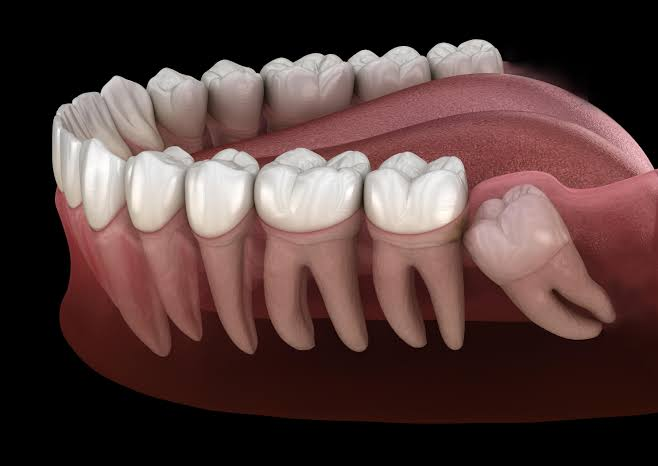
#> input picture tools/wisdom-tooth-video/source-impacted-wisdom-tooth.jpg, 658 x 466 px
$ python render.py --source source-impacted-wisdom-tooth.jpg --out out.png
#> lines starting #> are read from the running program, lines starting #| are printed output that depends on the picture; after the words box and inside, x2 and y2 are one past the last pixel; in counts of white or black regions, pixels touching at a corner belong together
### tools/wisdom-tooth-video/score.py
#!/usr/bin/env python3
"""Synthesise the reel's audio bed.

Everything here is generated from scratch (sine partials + envelopes), so the
clip ships with no third-party music licence attached. Deliberately quiet and
unobtrusive: a slow four-chord pad, a low pulse under the "pressure" beat, and
soft marker pings on the copy changes.
"""

import math
import struct
import wave

import numpy as np

SR = 44100


def env(n, attack, release, sustain_level=1.0):
    e = np.ones(n) * sustain_level
    a = max(1, int(attack * SR))
    r = max(1, int(release * SR))
    a = min(a, n)
    r = min(r, n - a) if n > a else 0
    e[:a] = np.linspace(0, sustain_level, a)
    if r:
        e[n - r:] = np.linspace(sustain_level, 0, r)
    return e


def voice(freq, dur, t0, total_n, gain, attack=1.2, release=1.6, detune=0.4):
    """One soft pad note: fundamental plus two quiet partials, gently detuned."""
    n = int(dur * SR)
    start = int(t0 * SR)
    n = min(n, total_n - start)
    if n <= 0:
        return np.zeros(total_n)
    t = np.arange(n) / SR
    sig = np.sin(2 * math.pi * freq * t)
    sig += 0.45 * np.sin(2 * math.pi * (freq + detune) * t)
    sig += 0.22 * np.sin(2 * math.pi * freq * 2 * t)
    sig += 0.09 * np.sin(2 * math.pi * freq * 3 * t)
    sig *= 1 + 0.035 * np.sin(2 * math.pi * 0.18 * t)  # slow breathing
    out = np.zeros(total_n)
    out[start:start + n] = sig * env(n, attack, release) * gain
    return out


def ping(freq, t0, total_n, gain, dur=1.1):
    n = min(int(dur * SR), total_n - int(t0 * SR))
    if n <= 0:
        return np.zeros(total_n)
    t = np.arange(n) / SR
    sig = (np.sin(2 * math.pi * freq * t) + 0.3 * np.sin(2 * math.pi * freq * 2.01 * t))
    sig *= np.exp(-t * 4.2)
    out = np.zeros(total_n)
    out[int(t0 * SR):int(t0 * SR) + n] = sig * gain
    return out


def pulse(t0, t1, total_n, gain, rate=1.35, freq=62.0):
    n = min(int((t1 - t0) * SR), total_n - int(t0 * SR))
    if n <= 0:
        return np.zeros(total_n)
    t = np.arange(n) / SR
    beat = (0.5 + 0.5 * np.sin(2 * math.pi * rate * t - math.pi / 2)) ** 3
    sig = np.sin(2 * math.pi * freq * t) * beat
    sig *= env(n, 0.6, 1.0)
    out = np.zeros(total_n)
    out[int(t0 * SR):int(t0 * SR) + n] = sig * gain
    return out


def echo(sig, delay=0.34, decay=0.3, taps=3):
    out = sig.copy()
    d = int(delay * SR)
    for k in range(1, taps + 1):
        g = decay ** k
        out[k * d:] += sig[: len(sig) - k * d] * g
    return out


CHORDS = [
    # (start, duration, [frequencies])  — Am7 / Fmaj7 / Cmaj / Gsus-ish
    (0.0, 5.2, [220.00, 261.63, 329.63, 392.00]),
    (3.6, 4.4, [174.61, 220.00, 261.63, 349.23]),
    (7.4, 3.6, [130.81, 196.00, 261.63, 329.63]),
    (10.2, 4.0, [196.00, 246.94, 293.66, 392.00]),
    (13.4, 3.4, [174.61, 261.63, 349.23, 440.00]),
]


def build(duration=16.0, path="score.wav"):
#> called with duration = 16
    total_n = int(duration * SR)
    mix = np.zeros(total_n)

    for t0, dur, freqs in CHORDS:
        for i, f in enumerate(freqs):
            mix += voice(f, dur, t0, total_n, gain=0.115 / (1 + 0.35 * i), attack=1.1, release=1.5)

    mix = echo(mix, delay=0.36, decay=0.26, taps=3)

    # Low heartbeat under the impaction beats.
    mix += pulse(3.8, 10.0, total_n, gain=0.16)

    # Soft markers on each copy change and the outro.
    for t0, f, g in [(0.7, 880, 0.055), (3.7, 987.77, 0.05), (6.6, 1174.66, 0.05),
                     (10.1, 1318.51, 0.05), (13.45, 1567.98, 0.075)]:
        mix += echo(ping(f, t0, total_n, g), delay=0.28, decay=0.22, taps=2)

    # Global fade in/out so nothing clicks.
    mix *= env(total_n, 0.9, 1.6)

    peak = np.max(np.abs(mix))
    if peak > 0:
        mix *= 0.62 / peak          # leave headroom; this is a bed, not a track

    stereo = np.stack([mix, np.roll(mix, int(0.012 * SR))], axis=1)
    stereo[:, 1] *= 0.94
    data = np.clip(stereo, -1, 1)
    pcm = (data * 32767).astype("<i2")

    with wave.open(path, "wb") as w:
        w.setnchannels(2)
        w.setsampwidth(2)
        w.setframerate(SR)
        w.writeframes(pcm.tobytes())
    return path


# [8 lines that do not run on import are left out]

### tools/wisdom-tooth-video/render.py
#!/usr/bin/env python3
"""Render the impacted-wisdom-tooth explainer reel (9:16, 720x1280, 24fps).

Builds an animated social clip from a single still of an impacted lower
wisdom tooth. Beats: establish -> pressure -> consequences -> assessment
-> Celestial Dental outro.

Usage:  python3 render.py --source <image.jpg> --out <video.mp4>
"""

import argparse
import math
import os
import shutil
import subprocess
import sys
import urllib.request

from PIL import Image, ImageDraw, ImageFilter, ImageFont

W, H = 720, 1280
FPS = 24

# Brand palette (mirrors src/index.css @theme tokens)
TEAL_950 = (4, 42, 38)
TEAL_900 = (17, 72, 64)
TEAL_500 = (20, 165, 140)
TEAL_300 = (91, 220, 195)
TEAL_100 = (201, 247, 236)
GOLD_400 = (246, 179, 40)
INK_900 = (12, 26, 26)
WHITE = (255, 255, 255)
ALERT = (255, 86, 74)

# Stage geometry (the image card)
ST_X, ST_Y, ST_W, ST_H = 40, 372, 640, 453
ST_R = 28

FONT_URLS = {
    "Nunito-Black.ttf": "https://fonts.gstatic.com/s/nunito/v32/XRXI3I6Li01BKofiOc5wtlZ2di8HDBImRTM.ttf",
    "Nunito-ExtraBold.ttf": "https://fonts.gstatic.com/s/nunito/v32/XRXI3I6Li01BKofiOc5wtlZ2di8HDDsmRTM.ttf",
    "Jakarta-SemiBold.ttf": "https://fonts.gstatic.com/s/plusjakartasans/v12/LDIbaomQNQcsA88c7O9yZ4KMCoOg4IA6-91aHEjcWuA_d0nNSg.ttf",
    "Jakarta-Bold.ttf": "https://fonts.gstatic.com/s/plusjakartasans/v12/LDIbaomQNQcsA88c7O9yZ4KMCoOg4IA6-91aHEjcWuA_TknNSg.ttf",
}
FALLBACK = {
    "Nunito-Black.ttf": "/usr/share/fonts/truetype/dejavu/DejaVuSans-Bold.ttf",
    "Nunito-ExtraBold.ttf": "/usr/share/fonts/truetype/dejavu/DejaVuSans-Bold.ttf",
    "Jakarta-SemiBold.ttf": "/usr/share/fonts/truetype/dejavu/DejaVuSans.ttf",
    "Jakarta-Bold.ttf": "/usr/share/fonts/truetype/dejavu/DejaVuSans-Bold.ttf",
}


def font_path(name, cache_dir):
    dest = os.path.join(cache_dir, name)
    if os.path.exists(dest) and os.path.getsize(dest) > 20000:
        return dest
    os.makedirs(cache_dir, exist_ok=True)
    try:
        urllib.request.urlretrieve(FONT_URLS[name], dest)
        if os.path.getsize(dest) > 20000:
            return dest
    except Exception:
        pass
    return FALLBACK[name]


# ---------------------------------------------------------------- easing
def clamp(v, lo=0.0, hi=1.0):
    return lo if v < lo else hi if v > hi else v


def smooth(t):
    t = clamp(t)
    return t * t * (3 - 2 * t)


def ramp(t, a, b):
    """Normalised 0..1 progress of t across [a, b]."""
    return 0.0 if b <= a else clamp((t - a) / (b - a))


def ease_out(t):
    t = clamp(t)
    return 1 - (1 - t) ** 3


def lerp(a, b, t):
    return a + (b - a) * t


def lerp_box(a, b, t):
    return tuple(lerp(a[i], b[i], t) for i in range(4))


def mix(c1, c2, t):
    return tuple(int(round(lerp(c1[i], c2[i], t))) for i in range(3))


# ---------------------------------------------------------------- helpers
def vgradient(size, top, bottom):
    w, h = size
    strip = Image.new("RGB", (1, h))
    px = strip.load()
    for y in range(h):
        px[0, y] = mix(top, bottom, y / max(1, h - 1))
    return strip.resize((w, h), Image.BILINEAR)


def radial_sprite(radius, color, power=2.0):
    """RGBA sprite with a soft radial falloff, fully opaque at the centre."""
    d = radius * 2
    small = 64
    mask = Image.new("L", (small, small), 0)
    mp = mask.load()
    c = (small - 1) / 2
    for y in range(small):
        for x in range(small):
            dist = math.hypot(x - c, y - c) / c
            mp[x, y] = int(255 * max(0.0, 1 - dist) ** power)
    mask = mask.resize((d, d), Image.BICUBIC)
    sprite = Image.new("RGBA", (d, d), color + (0,))
    sprite.putalpha(mask)
    return sprite


# [12 lines left out: function paste_alpha, not called in this run]


def rounded_mask(size, radius):
    m = Image.new("L", size, 0)
    ImageDraw.Draw(m).rounded_rectangle([0, 0, size[0] - 1, size[1] - 1], radius, fill=255)
    return m


# [50 lines left out: functions wrap, draw_block, pill, not called in this run]


# ---------------------------------------------------------------- storyboard
# Crop windows in *source* pixel coordinates (aspect locked to the stage).
def window(cx, cy, zoom, src_w, src_h):
    w = src_w / zoom
    h = w * ST_H / ST_W
    x = clamp(cx - w / 2, 0, src_w - w)
    y = clamp(cy - h / 2, 0, src_h - h)
    return (x, y, w, h)


def build(source_path, out_path, poster_path, cache_dir, duration=16.0, score_path=None):
#> called with source_path = 'source-impacted-wisdom-tooth.jpg', out_path = 'out.png', cache_dir = 'tools/wisdom-tooth-video/.fonts', duration = 16
    src = Image.open(source_path).convert("RGB")
#> src is the input picture: PIL image 658x466 RGB; mean R, G, B 83.6, 60.1, 57.8
    sw, sh = src.size
#> sw = 658; sh = 466
    # Work at 3x so the zoomed beats resample from more pixels.
    hi = src.resize((sw * 3, sh * 3), Image.LANCZOS).filter(
        ImageFilter.UnsharpMask(radius=2, percent=60, threshold=3)
    )

    f_head = ImageFont.truetype(font_path("Nunito-Black.ttf", cache_dir), 54)
    f_head_sm = ImageFont.truetype(font_path("Nunito-Black.ttf", cache_dir), 44)
    f_body = ImageFont.truetype(font_path("Jakarta-SemiBold.ttf", cache_dir), 27)
    f_chip = ImageFont.truetype(font_path("Jakarta-Bold.ttf", cache_dir), 24)
    f_kicker = ImageFont.truetype(font_path("Jakarta-Bold.ttf", cache_dir), 21)
    f_cta = ImageFont.truetype(font_path("Nunito-ExtraBold.ttf", cache_dir), 36)

    bg = vgradient((W, H), TEAL_950, INK_900).convert("RGBA")
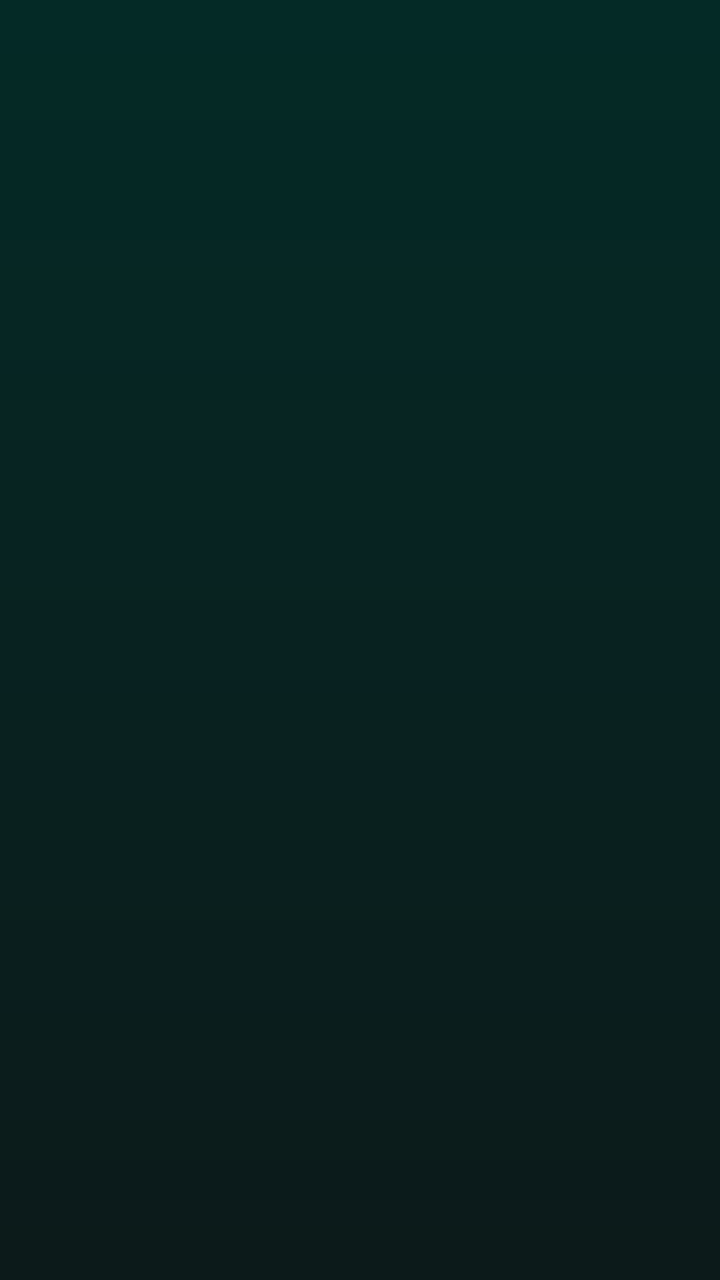
#> bg: PIL image 720x1280 RGBA; mean R, G, B, A 8, 34, 32, 255
    aura = radial_sprite(430, TEAL_500, power=1.7)
#> in radial_sprite, `mask = Image.new("L", (small, small), 0)`: mask: PIL image 64x64 L; every value is 0
#> in radial_sprite, `mask = mask.resize((d, d), Image.BICUBIC)`:
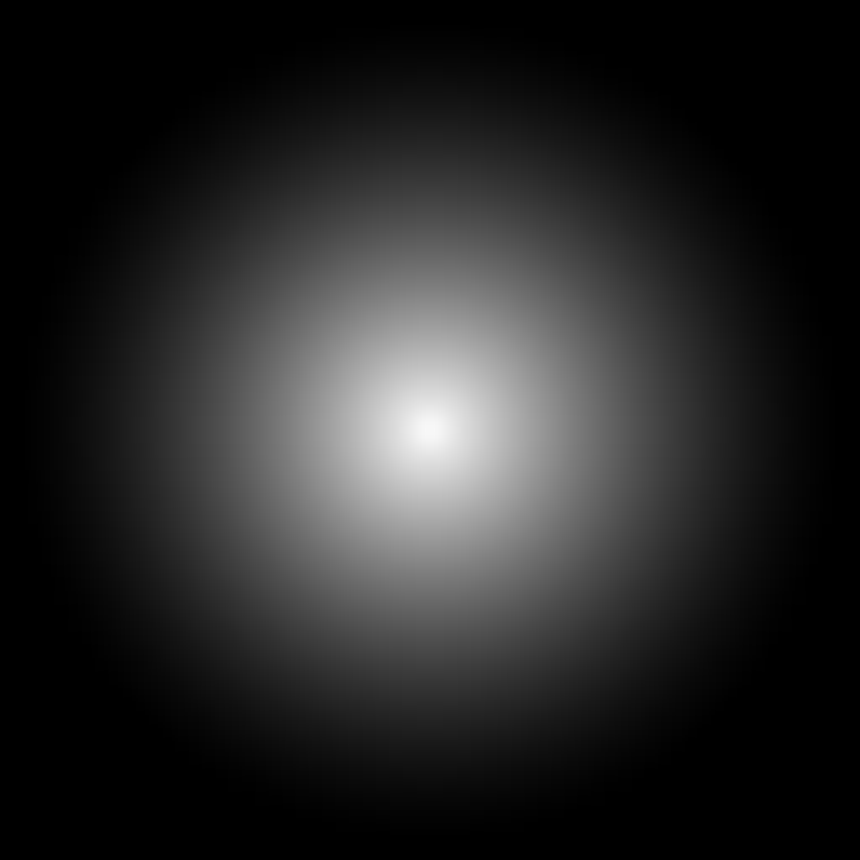
#> mask: PIL image 860x860 L; min 0, max 248, mean 38.5
#> in radial_sprite, `sprite.putalpha(mask)`:
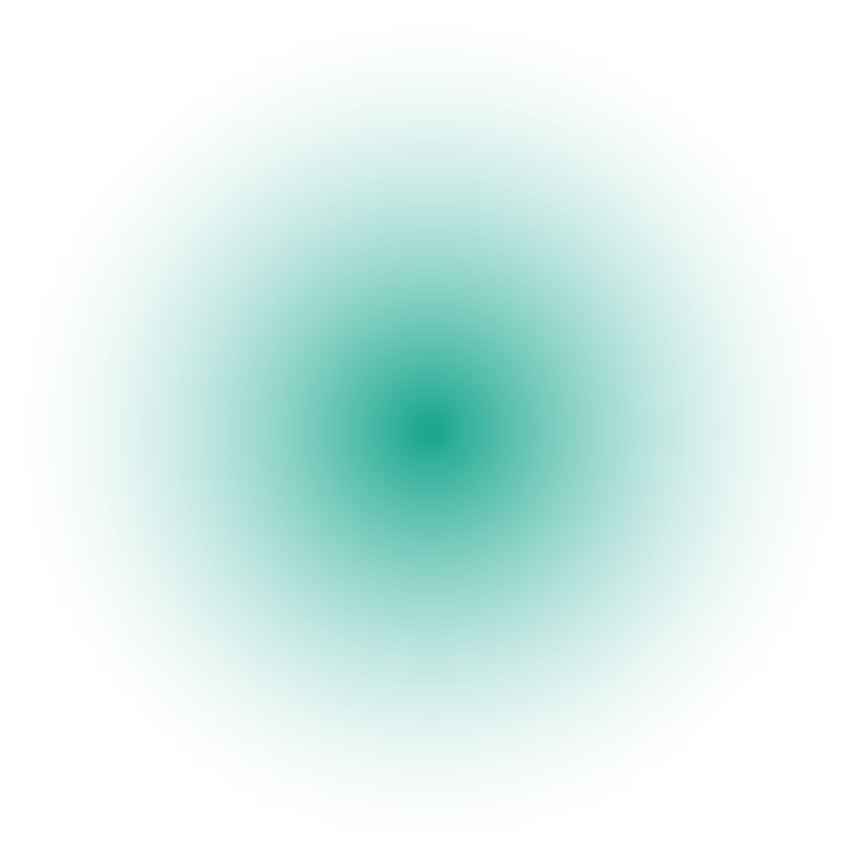
#> sprite: PIL image 860x860 RGBA; mean R, G, B, A 20, 165, 140, 38.5; transparent parts drawn white
    bg.alpha_composite(
        Image.blend(Image.new("RGBA", aura.size, (0, 0, 0, 0)), aura, 0.20), (W // 2 - 430, 120)
    )

    glow_red = radial_sprite(110, ALERT, power=1.6)
#> call 2 of radial_sprite, with radius = 110, color = (255, 86, 74), power = 1.6
#> in radial_sprite (call 2), `sprite.putalpha(mask)`:
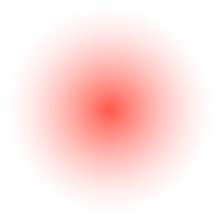
#> sprite: PIL image 220x220 RGBA; mean R, G, B, A 255, 86, 74, 41.1; transparent parts drawn white
    glow_teal = radial_sprite(120, TEAL_300, power=1.6)
#> call 3 of radial_sprite, with radius = 120, color = (91, 220, 195), power = 1.6
#> in radial_sprite (call 3), `sprite.putalpha(mask)`:
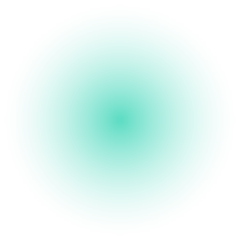
#> sprite: PIL image 240x240 RGBA; mean R, G, B, A 91, 220, 195, 41.1; transparent parts drawn white

    logo = None
    logo_file = os.path.join(os.path.dirname(os.path.abspath(__file__)), "..", "..", "public", "brand", "celestial-logo.png")
    if os.path.exists(logo_file):
        lg = Image.open(logo_file).convert("RGBA")
        logo = lg.resize((int(lg.width * 54 / lg.height), 54), Image.LANCZOS)

    stage_mask = rounded_mask((ST_W, ST_H), ST_R)
#> in rounded_mask, `m = Image.new("L", size, 0)`: m: PIL image 640x453 L; every value is 0
#> in rounded_mask, `ImageDraw.Draw(m).rounded_rectangle([0, 0, size[0] - 1, size[1] - 1], ..`:
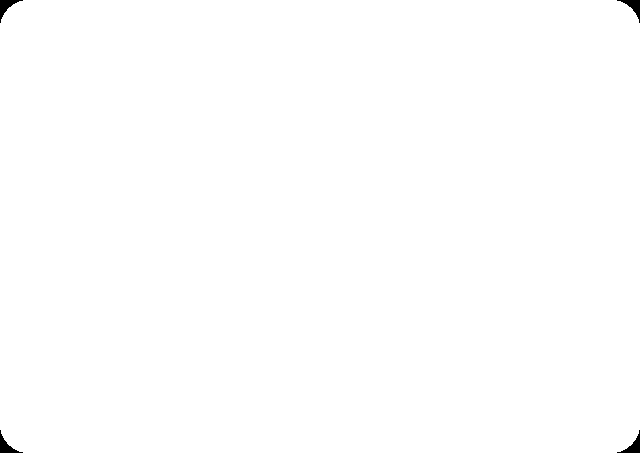
#> m: PIL image 640x453 L; 99.8% white; 4 black regions, box (x1, y1, x2, y2) and area: (0, 0, 23, 23) 174, (617, 0, 640, 23) 174, (0, 430, 23, 453) 174, (617, 430, 640, 453) 174

    # Anatomy anchors, in source pixels.
    P_CONTACT = (466, 258)     # wisdom-tooth crown against the second molar
    P_WISDOM = (538, 266)      # body of the impacted third molar
    P_MOLAR = (410, 250)       # the molar taking the pressure

    W_WIDE = (0.0, 0.0, float(sw), float(sw) * ST_H / ST_W)
#> W_WIDE = (0, 0, 658, 465.7)
    W_WIDE = (0.0, max(0.0, (sh - W_WIDE[3]) / 2), W_WIDE[2], W_WIDE[3])
#> W_WIDE = (0, 0.13, 658, 465.7)
    W_PUSH = window(370, 230, 1.18, sw, sh)
#> W_PUSH = (91.19, 32.65, 557.6, 394.7)
    W_TIGHT = window(482, 252, 2.25, sw, sh)
#> W_TIGHT = (335.8, 148.5, 292.4, 207)
    W_HOLD = window(470, 250, 2.05, sw, sh)
    W_OUT = window(340, 235, 1.30, sw, sh)

    total = int(round(duration * FPS))

    ff = shutil.which("ffmpeg")
    if not ff:
        import imageio_ffmpeg
        ff = imageio_ffmpeg.get_ffmpeg_exe()

    cmd = [
        ff, "-y", "-loglevel", "error",
        "-f", "rawvideo", "-pix_fmt", "rgb24", "-s", f"{W}x{H}", "-r", str(FPS), "-i", "-",
    ]
    if score_path:
        cmd += ["-i", score_path]
    cmd += [
        "-c:v", "libx264", "-preset", "slow", "-crf", "19",
        "-profile:v", "high", "-pix_fmt", "yuv420p", "-movflags", "+faststart",
    ]
    cmd += (["-c:a", "aac", "-b:a", "128k", "-shortest"] if score_path else ["-an"])
    cmd += [out_path]
    proc = subprocess.Popen(cmd, stdin=subprocess.PIPE)

    for i in range(total):
        t = i / FPS
        frame = compose(
            t, duration, hi, sw, sh, bg, stage_mask, logo,
            glow_red, glow_teal,
            (f_head, f_head_sm, f_body, f_chip, f_kicker, f_cta),
            (W_WIDE, W_PUSH, W_TIGHT, W_HOLD, W_OUT),
            (P_CONTACT, P_WISDOM, P_MOLAR),
        )
        rgb = frame.convert("RGB")
        if i == int(4.6 * FPS) and poster_path:
            rgb.save(poster_path, quality=92)
        proc.stdin.write(rgb.tobytes())

    proc.stdin.close()
    if proc.wait() != 0:
        raise SystemExit("ffmpeg failed")


# [219 lines left out: function compose, not called in this run]


def main():
    ap = argparse.ArgumentParser()
    ap.add_argument("--source", required=True)
    ap.add_argument("--out", required=True)
    ap.add_argument("--poster", default="")
    ap.add_argument("--cache", default=os.path.join(os.path.dirname(os.path.abspath(__file__)), ".fonts"))
    ap.add_argument("--duration", type=float, default=16.0)
    ap.add_argument("--silent", action="store_true", help="skip the generated audio bed")
    a = ap.parse_args()
    os.makedirs(os.path.dirname(os.path.abspath(a.out)), exist_ok=True)
    score_path = None
    if not a.silent:
        import score as score_mod
        score_path = os.path.join(a.cache, "score.wav")
        os.makedirs(a.cache, exist_ok=True)
        score_mod.build(a.duration, score_path)
    build(a.source, a.out, a.poster or None, a.cache, a.duration, score_path)
#> (the call stopped at in build, `ff = imageio_ffmpeg.get_ffmpeg_exe()`: imageio_ffmpeg is not available in this run)
    print("wrote", a.out)


if __name__ == "__main__":
#> (the run stopped early here; a loop or call above may not have finished)
